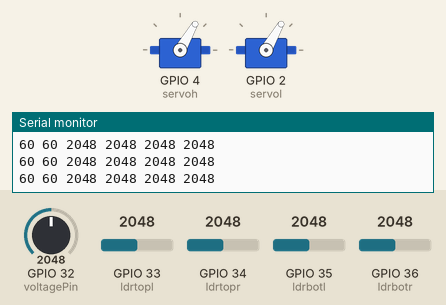
This sketch was run on a simulated ESP32. Parts: 2 × servo, the last lines printed to the serial monitor. The test bench sets the inputs (shaded band); at power-on: GPIO 33 (ldrtopl) = 2048, GPIO 34 (ldrtopr) = 2048, GPIO 36 (ldrbotr) = 2048, GPIO 32 (voltagePin) = 2048, GPIO 35 (ldrbotl) = 2048. WiFi joins after 1.5 s; servers stay silent unless stated.

Above: at 3.0 s.
3.1 s: GPIO 33 (ldrtopl) set to 1982
4.6 s: GPIO 33 (ldrtopl) set to 1916
At 4.76 s:
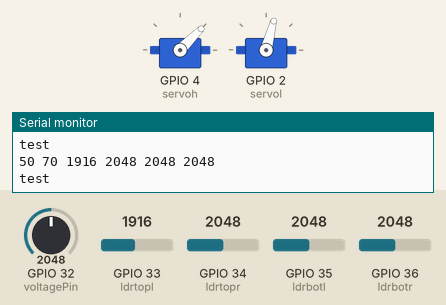
At 6.5 s:
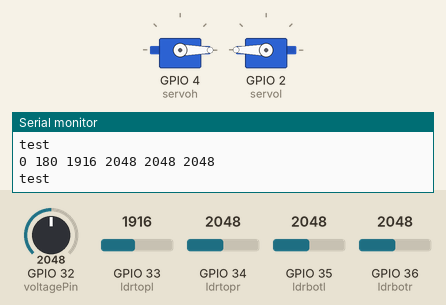
8.1 s: GPIO 34 (ldrtopr) set to 2143
9.6 s: GPIO 34 (ldrtopr) set to 2243
At 12.8 s:
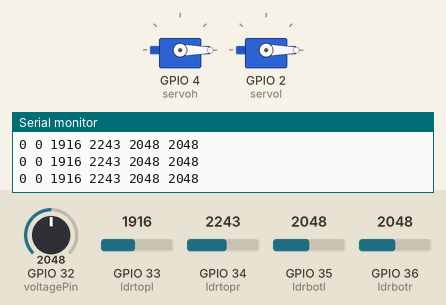
13.1 s: GPIO 36 (ldrbotr) set to 1775
14.6 s: GPIO 36 (ldrbotr) set to 1678
At 18.2 s:
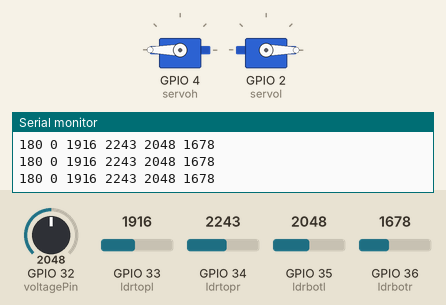
Timing chart, 0 to 19.1 s (numbered marks = the images above; inputs shaded):
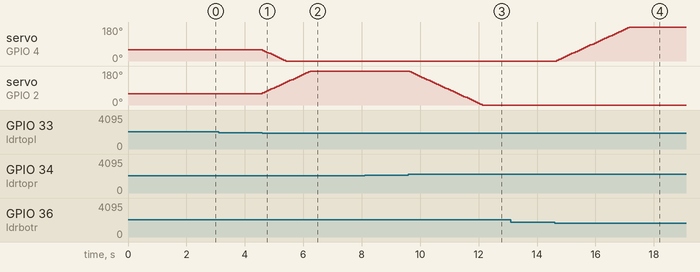

The sketch:

servoLight.ino
```cpp
#define BLYNK_PRINT Serial
#include <WiFi.h>
#include <WiFiClient.h>
#include <BlynkSimpleEsp32.h>
#include <ESP32Servo.h>
typedef struct servo {
  int readServo, highLimit, lowLimit;
} servoStruct;
Servo servohori;
servoStruct servohoriStruct;
Servo servoverti;
servoStruct servovertiStruct;
char auth[] = "Oqb1NiAtT1h3cmZqpdWnWNylVcInOeum";
char ssid[] = "Fimfilm";
char pass[] = "mannyfilmmy";
const byte ldrtopl = 33, ldrtopr = 34, ldrbotl = 35, ldrbotr = 36, servoh = 4, servol = 2;
const byte voltagePin = 32;
unsigned int startTime = 0;
void setup ()
{
  Serial.begin(9600);
  Blynk.begin(auth, ssid, pass);
  initServo();
  startTime = millis();
}

void loop()
{
  Blynk.run();
  controlServo();
  /*for (int pos = 0; pos <= 180; pos += 1) { // goes from 0 degrees to 180 degrees
    // in steps of 1 degree
    servohori.write(pos);    // tell servo to go to position in variable 'pos'
    servoverti.write(pos);
    delay(15);             // waits 15ms for the servo to reach the position
  }
  for (int pos = 180; pos >= 0; pos -= 1) { // goes from 180 degrees to 0 degrees
    servohori.write(pos);    // tell servo to go to position in variable 'pos'
    servoverti.write(pos);
    delay(15);             // waits 15ms for the servo to reach the position
  }*/

  if (millis() - startTime > 3000) {
    Blynk.virtualWrite(V0, readVoltage());
    startTime = millis();
  }
}
```

blynk_online.ino
```cpp
float readVoltage() {
  //int comingData = analogRead(voltagePin) / 4.812;
  //return float((comingData % 100)) / 10;
  return analogRead(voltagePin) /193.94;
}
```

servo_control.ino
```cpp
void initServo() {
  servohori.setPeriodHertz(50);
  servohori.attach(servoh, 1000, 2000);
  servohoriStruct.readServo = 0;
  servohoriStruct.highLimit = 160;
  servohoriStruct.lowLimit = 60;
  servohori.write(60);
  servoverti.setPeriodHertz(50);
  servoverti.attach(servol, 1000, 2000);
  servovertiStruct.readServo = 0;
  servovertiStruct.highLimit = 160;
  servovertiStruct.lowLimit = 60;
  servoverti.write(60);
}
void controlServo() {
  servohoriStruct.readServo = servohori.read();
  servovertiStruct.readServo = servoverti.read();
  int topl = analogRead(ldrtopl);
  int topr = analogRead(ldrtopr);
  int botl = analogRead(ldrbotl);
  int botr = analogRead(ldrbotr);
  Serial.print(servohoriStruct.readServo);
  Serial.print(" ");
  Serial.print(servovertiStruct.readServo);
  Serial.print(" ");
  Serial.print(topl);
  Serial.print(" ");
  Serial.print(topr);
  Serial.print(" ");
  Serial.print(botl);
  Serial.print(" ");
  Serial.println(botr);
  int avgtop = (topl + topr) / 2 ; //average of top
  int avgbot = (botl + botr) / 2 ; //average of bottom
  int avgleft = (topl + botl) / 2 ; //average of left
  int avgright = (topr + botr) / 2 ; //average of right
  if (avgtop / 1000 == avgbot / 1000 && avgbot / 1000 == avgleft / 1000 && avgleft / 1000 == avgright / 1000)
  {
    servoverti.write(servovertiStruct.readServo);
  }
  else if (avgtop < avgbot)
  {
    Serial.println("test");
    servoverti.write(servovertiStruct.readServo + 5);
    if (servovertiStruct.readServo > servovertiStruct.highLimit)
    {
      servovertiStruct.readServo = servovertiStruct.highLimit;
    }
    delay(10);
  }
  else if (avgbot < avgtop)
  {
    servoverti.write(servovertiStruct.readServo - 5);
    if (servovertiStruct.readServo < servovertiStruct.lowLimit)
    {
      servovertiStruct.readServo = servovertiStruct.lowLimit;
    }
    delay(10);
  }
  else
  {
    servoverti.write(servovertiStruct.readServo);
  }
  if (avgtop / 1000 == avgbot / 1000 && avgbot / 1000 == avgleft / 1000 && avgleft / 1000 == avgright / 1000)
  {
    servoverti.write(servovertiStruct.readServo);
  }
  else if (avgleft > avgright)
  {
    servohori.write(servohoriStruct.readServo + 5);
    if (servohoriStruct.readServo > servohoriStruct.highLimit)
    {
      servohoriStruct.readServo = servohoriStruct.highLimit;
    }
    delay(10);
  }
  else if (avgright > avgleft)
  {
    servohori.write(servohoriStruct.readServo - 5);
    if (servohoriStruct.readServo < servohoriStruct.lowLimit)
    {
      servohoriStruct.readServo = servohoriStruct.lowLimit;
    }
    delay(10);
  }
  else
  {
    servohori.write(servohoriStruct.readServo);
  }
  delay(50);
}
```

Measured:
- the behaviour switches between 1952 and 1951 on GPIO 33 (ldrtopl) (found by bisection; images 0 and 1)
- the behaviour switches between 2181 and 2182 on GPIO 34 (ldrtopr) (found by bisection; images 2 and 3)
- the behaviour switches between 1721 and 1720 on GPIO 36 (ldrbotr) (found by bisection; images 3 and 4)
- after the input at 4.6 s, servo on GPIO 4 (servoh): moves from 60° to 0° over 0.78 s, starting at once; servo on GPIO 2 (servol): moves from 60° to 180° over 1.6 s, starting at once
- after the input at 9.6 s, servo on GPIO 2 (servol): moves from 180° to 0° over 2.5 s, starting at once
- after the input at 14.6 s, servo on GPIO 4 (servoh): moves from 0° to 180° over 2.5 s, starting after 0.08 s
